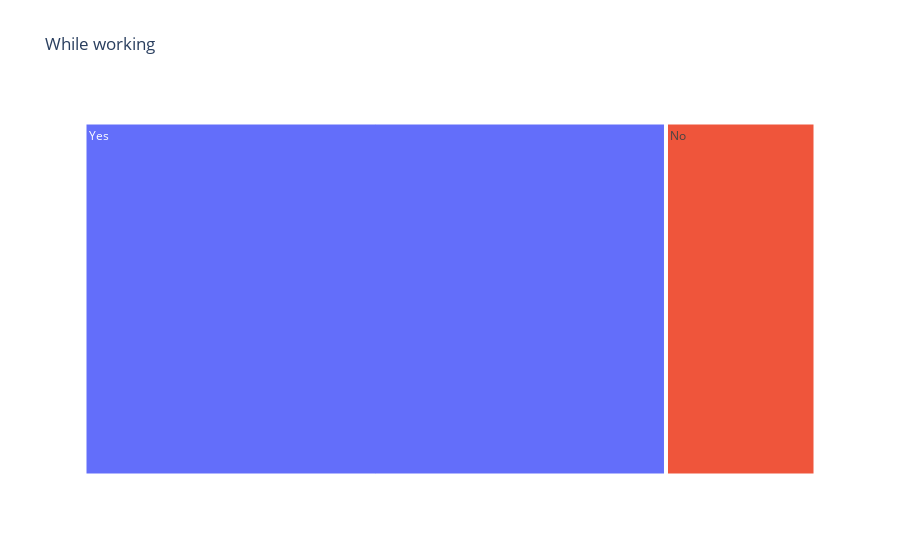
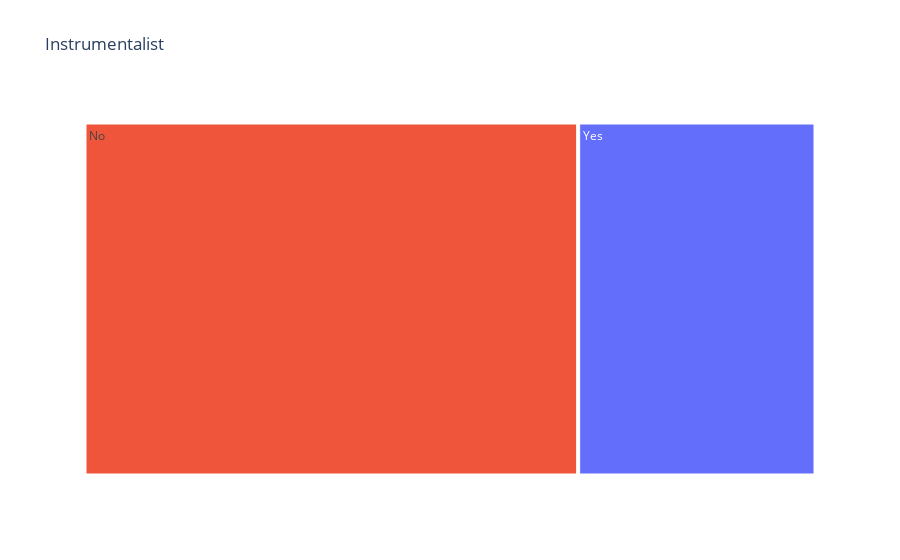
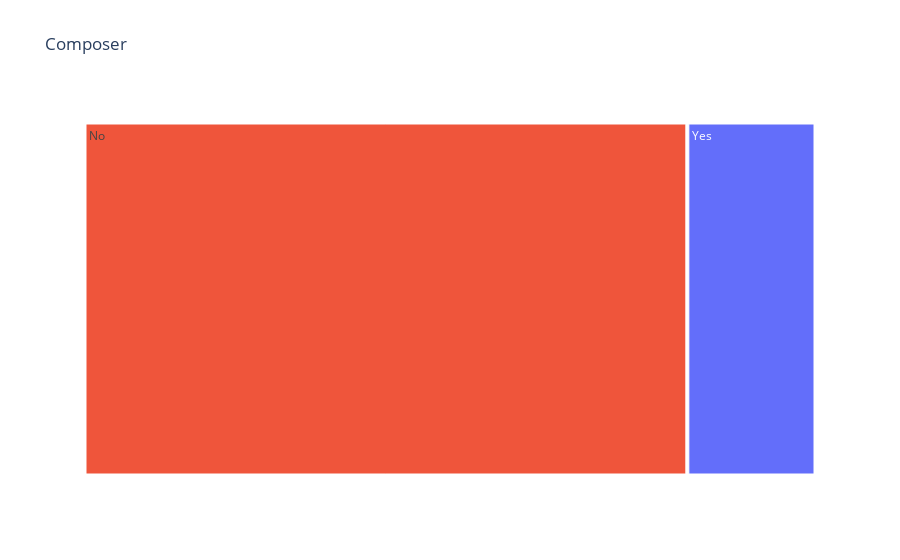
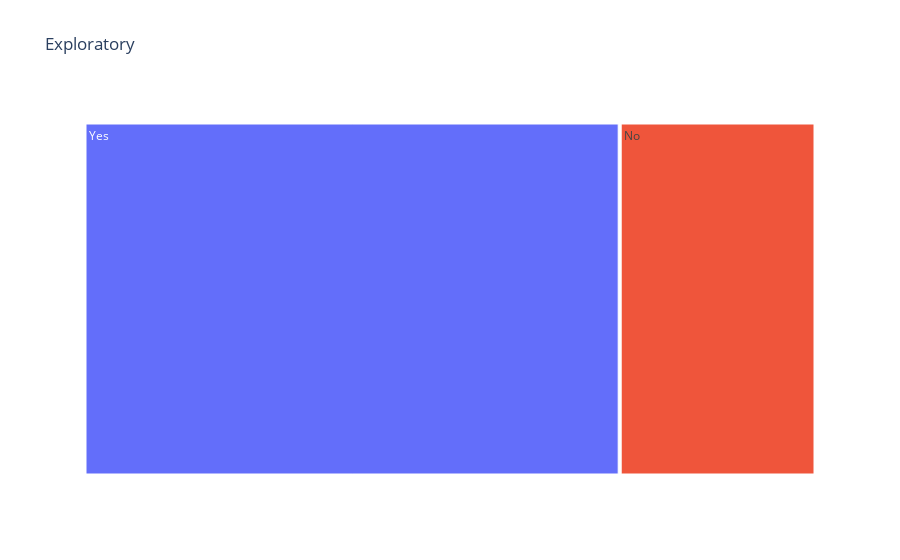

Notebook source saved alongside these figures, in order:
### Markdown cell above
Here i'll check (Yes/No) information in my dataset. I think that this will be interesting. And i think that there is no need in analysis because it is obvious

### Code cell
#Create new df with a new column 'Calc'
dfBoolean = dfcop.loc[:,['While working','Instrumentalist','Composer','Exploratory','Foreign languages']]
dfBoolean['Calc'] = 1

#Plot1
fig = px.treemap(
    dfBoolean, 
    path=['While working'],
    title='While working',
    values='Calc',
    color_discrete_sequence=[px.colors.qualitative.Plotly[0], px.colors.qualitative.Plotly[1]],
)
fig.show()

#Plot2
fig = px.treemap(
    dfBoolean, 
    path=['Instrumentalist'],
    title='Instrumentalist',
    values='Calc',
    color_discrete_sequence=[px.colors.qualitative.Plotly[1], px.colors.qualitative.Plotly[0]]
)
fig.show()

#Plot3
fig = px.treemap(
    dfBoolean, 
    path=['Composer'],
    title='Composer',
    values='Calc',
    color_discrete_sequence=[px.colors.qualitative.Plotly[1], px.colors.qualitative.Plotly[0]]
)
fig.show()

#Plot4
fig = px.treemap(
    dfBoolean, 
    path=['Exploratory'],
    title='Exploratory',
    values='Calc',
    color_discrete_sequence=[px.colors.qualitative.Plotly[0], px.colors.qualitative.Plotly[1]]
)
fig.show()

#Plot5
fig = px.treemap(
    dfBoolean, 
    path=['Foreign languages'],
    title='Foreign languages',
    values='Calc',
    color_discrete_sequence=[px.colors.qualitative.Plotly[0], px.colors.qualitative.Plotly[1]]
)
fig.show()

### Figure 1 — Plotly figure (JSON) as saved in the notebook; plotly's stock layout.template omitted (floating-point values rounded to 4 significant figures)
{"data": [{"branchvalues": "total", "domain": {"x": [0, 1], "y": [0, 1]}, "hovertemplate": "labels=%{label}<br>Calc=%{value}<br>parent=%{parent}<br>id=%{id}<extra></extra>", "ids": ["No", "Yes"], "labels": ["No", "Yes"], "name": "", "parents": ["", ""], "type": "treemap", "values": [126, 490]}], "layout": {"autosize": true, "legend": {"tracegroupgap": 0}, "title": {"text": "While working"}, "treemapcolorway": ["#636EFA", "#EF553B"]}}

### Figure 2 — Plotly figure (JSON) as saved in the notebook; plotly's stock layout.template omitted (floating-point values rounded to 4 significant figures)
{"data": [{"branchvalues": "total", "domain": {"x": [0, 1], "y": [0, 1]}, "hovertemplate": "labels=%{label}<br>Calc=%{value}<br>parent=%{parent}<br>id=%{id}<extra></extra>", "ids": ["No", "Yes"], "labels": ["No", "Yes"], "name": "", "parents": ["", ""], "type": "treemap", "values": [416, 200]}], "layout": {"autosize": true, "legend": {"tracegroupgap": 0}, "title": {"text": "Instrumentalist"}, "treemapcolorway": ["#EF553B", "#636EFA"]}}

### Figure 3 — Plotly figure (JSON) as saved in the notebook; plotly's stock layout.template omitted (floating-point values rounded to 4 significant figures)
{"data": [{"branchvalues": "total", "domain": {"x": [0, 1], "y": [0, 1]}, "hovertemplate": "labels=%{label}<br>Calc=%{value}<br>parent=%{parent}<br>id=%{id}<extra></extra>", "ids": ["No", "Yes"], "labels": ["No", "Yes"], "name": "", "parents": ["", ""], "type": "treemap", "values": [508, 108]}], "layout": {"autosize": true, "legend": {"tracegroupgap": 0}, "title": {"text": "Composer"}, "treemapcolorway": ["#EF553B", "#636EFA"]}}

### Figure 4 — Plotly figure (JSON) as saved in the notebook; plotly's stock layout.template omitted (floating-point values rounded to 4 significant figures)
{"data": [{"branchvalues": "total", "domain": {"x": [0, 1], "y": [0, 1]}, "hovertemplate": "labels=%{label}<br>Calc=%{value}<br>parent=%{parent}<br>id=%{id}<extra></extra>", "ids": ["No", "Yes"], "labels": ["No", "Yes"], "name": "", "parents": ["", ""], "type": "treemap", "values": [165, 451]}], "layout": {"autosize": true, "legend": {"tracegroupgap": 0}, "title": {"text": "Exploratory"}, "treemapcolorway": ["#636EFA", "#EF553B"]}}
